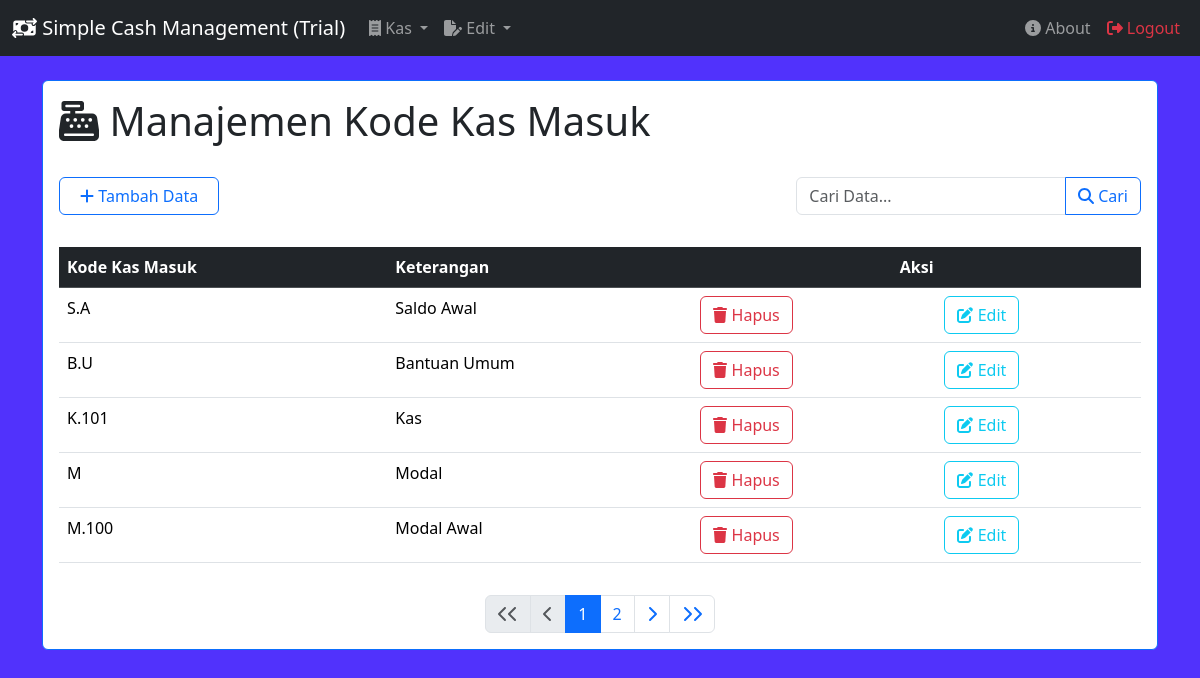
The app's page /kas/page-kas-masuk/kas-masuk-m.php (signed in), older data.
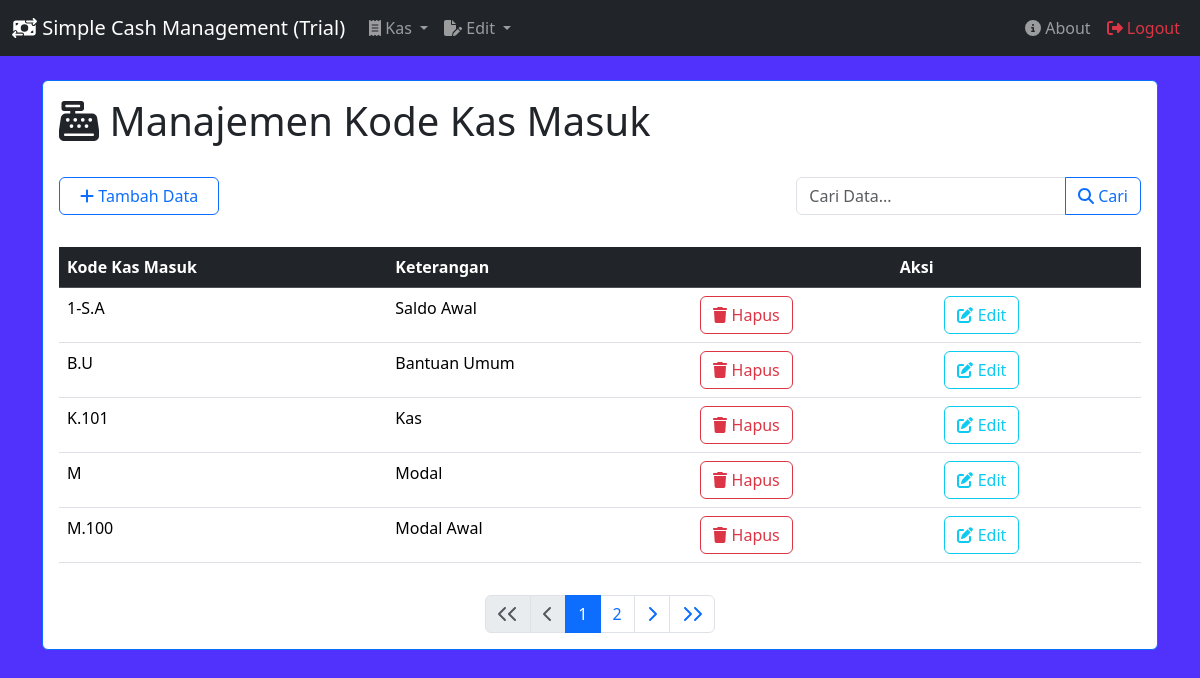
The same page, newer data.
### tables this page shows
CREATE TABLE `jenis_km` (
  `id_km` int(64) NOT NULL,
  `kode_km` varchar(64) NOT NULL,
  `desk_km` varchar(256) NOT NULL
);

### kas/page-kas-masuk/kas-masuk-m.php (the view, shortened to what this page needs)
<?php
    $root = realpath($_SERVER['DOCUMENT_ROOT']);
    require_once $root."/kas/session.php";
    $query = mysqli_query($conn,"select * from jenis_km");
    $data_pages = 5;
    $pages = (isset($_GET['pages'])) ? (int)$_GET['pages'] : 1;
    $start_pages = ($pages > 1) ? ($pages * $data_pages) - $data_pages : 0;
    $total = mysqli_num_rows($query);
    $hal = ceil($total/$data_pages)
?>
<!DOCTYPE html>
<html lang="en">
<head>
</head>
    <link rel="stylesheet" href="../lib/bootstrap/css/bootstrap.min.css">
<body style="background-color: rgb(81, 50, 252);">
    <nav class="navbar navbar-expand-lg bg-dark" data-bs-theme="dark">
            <div class="container-fluid">
                    <a href="../homepage.php" class="navbar-brand"><i class="fa-solid fa-money-bill-transfer"> </i> Simple Cash Management (Trial)</a>
                    <div class="collapse navbar-collapse" id="navbarSupportedContent">
                        <ul class="navbar-nav me-auto mb-2 mb-lg-0">
                            <li class="nav-item dropdown">
                                <a class="nav-link dropdown-toggle" href="#" role="button" data-bs-toggle="dropdown" aria-expanded="false">
                                    <i class="fa-solid fa-receipt"> </i> Kas
                                </a>
                            </li>
                            <li class="nav-item dropdown">
                                <a class="nav-link dropdown-toggle" href="#" role="button" data-bs-toggle="dropdown" aria-expanded="false">
                                    <i class="fa-solid fa-file-pen"> </i> Edit
                                </a>
                            </li>
                        </ul>
                        <ul class="navbar-nav d-flex">
                            <li class="nav-item"><a href="../about.php" class="nav-link"><i class="fa-solid fa-circle-info"> </i> About</a></li>
                            <li class="nav-item"><a href="../logout.php" class="nav-link text-danger"><i class="fa-solid fa-right-from-bracket"></i> Logout</a></li>
                        </ul>
                    </div>
            </div>
    </nav>
    <br>
    <div class="container">
        <div class="card border-primary">
                <div class="card-body">
                    <div class="row">
                        <div class="col-lg-12">
                            <h1><i class="fa-solid fa-cash-register"> </i> Manajemen Kode Kas Masuk</h1>
                        </div>
                    </div>
                    <div class="row">
                        <div class="col-lg-12"><br></div>
                    </div>
                    <div class="row">
                        <div class="d-grid gap-2 col-md-2 mx-auto">
                                <button type="button" class="btn btn-outline-primary" data-bs-toggle="modal" data-bs-target="#tambah-data">
                                    <i class="fa-solid fa-plus"> </i> Tambah Data
                                </button>
                                <br>
                        </div>
                        <div class="d-grid gap-2 col-md-6 mx-auto"></div>
                        <div class="d-grid gap-2 col-md-4 mx-auto">
                            <form action="" method="get">
                                <div class="input-group">
                                    <input type="text" class="form-control" name="cari" id="" placeholder="Cari Data...">
                                    <button type="submit" class="btn btn-outline-primary"><i class="fa-solid fa-search"> </i> Cari</button>
                                    </div>
                            </form>
                        </div>
                        <br> <br>
                    </div>
                <div class="row">
                        <div class="col-md-12">
                            <div class="table-responsive">
                                <table class="table">
                                    <thead>
                                        <tr class="table-dark">
                                            <th scope="col">Kode Kas Masuk</th>
                                            <th scope="col">Keterangan</th>
                                            <th scope="col" colspan="2" class="text-center">Aksi</th>
                                        </tr>
                                    </thead>
                                    <tbody>
                                        <?php
                                            if (isset($_GET['cari'])){
                                                $cari = $_GET['cari'];
                                                $pagination = mysqli_query($conn,"SELECT * FROM jenis_km WHERE kode_km LIKE '%$cari%' OR desk_km LIKE '%$cari%'
                                                                            ORDER BY id_km ASC LIMIT $start_pages,$data_pages");
                                            } else {
                                                $pagination = mysqli_query($conn,"select * from jenis_km ORDER BY id_km ASC LIMIT $start_pages,$data_pages");
                                            }
                                            while($td = mysqli_fetch_array($pagination)){ ?>
                                        <tr>
                                            <td><?php echo $td['kode_km'];?></td>
                                            <td><?php echo $td['desk_km'];?></td>
                                            <td>
                                                <a href="#" class="btn btn-outline-danger text-center" data-bs-toggle="modal" data-bs-target="#hapus-km<?php echo $td['id_km'];?>"><i class="fa-solid fa-trash"></i> Hapus</a>
                                            </td>
                                            <td>
                                                <a href="#" class="btn btn-outline-info text-center" data-bs-toggle="modal" data-bs-target="#edit-km<?php echo $td['id_km'];?>"><i class="fa-solid fa-pen-to-square"></i> Edit</a>
                                            </td>
                                        </tr>
                                            <?php } ?>
                                    </tbody>
                                </table>
                            </div>
                        </div>
                    </div>
                </div>
                <div class="row">
                        <div class="col-lg-12">
                            <nav class="text-center">
                                <div class="d-flex justify-content-center">
                                    <ul class="pagination">
                                        <?php
                                            if ($pages == 1){
                                        ?>
                                            <li class="page-item disabled"><a class="page-link" href="?pages=1"><i class="fa-solid fa-chevron-left" aria-hidden="true"></i><i class="fa-solid fa-chevron-left" aria-hidden="true"></i></a></li>
                                            <li class="page-item disabled"><a class="page-link" href="?pages=<?php $pagel = $pages - 1; echo $pagel;?>"><i class="fa-solid fa-chevron-left" aria-hidden="true"></i></a></li>
                                        <?php
                                            }
                                            for($i=1; $i<=$hal; $i++){
                                                if($i==$pages){
                                        ?>
                                            <li class="page-item active"><a href="?pages=<?php echo $i;?>" class="page-link"><?php echo $i;?></a></li>
                                        <?php
                                                } else {
                                        ?>
                                            <li class="page-item"><a href="?pages=<?php echo $i;?>" class="page-link"><?php echo $i;?></a></li>
                                        <?php
                                                }
                                            }
                                            if ($hal == 1 || $hal == 0) {
                                        ?>
                                                <li class="page-item disabled"><a class="page-link" href="?pages=<?php $pagen = $pages + 1; echo $pagen;?>"><i class="fa-solid fa-chevron-right" aria-hidden="true"></i></a></li>
                                                <li class="page-item disabled"><a class="page-link" href="?pages=<?php echo $hal; ?>"><i class="fa-solid fa-chevron-right" aria-hidden="true"></i><i class="fa-solid fa-chevron-right" aria-hidden="true"></i></a></li>
                                        <?php
                                            } elseif ($pages < $hal) {
                                        ?>
                                                <li class="page-item"><a class="page-link" href="?pages=<?php $pagen = $pages + 1; echo $pagen;?>"><i class="fa-solid fa-chevron-right" aria-hidden="true"></i></a></li>
                                                <li class="page-item"><a class="page-link" href="?pages=<?php echo $hal; ?>"><i class="fa fa-chevron-right" aria-hidden="true"></i><i class="fa-solid fa-chevron-right" aria-hidden="true"></i></a></li>
                                        <?php
                                            }
                                        ?>
                                    </ul>
                                </div>
                            </nav>
                        </div>
                </div>
        </div>
    </div>
</body>
</html>

Row changes from the older to the newer data that the page shows:
changed jenis_km "Saldo Awal": kode_km "S.A" → "1-S.A"
